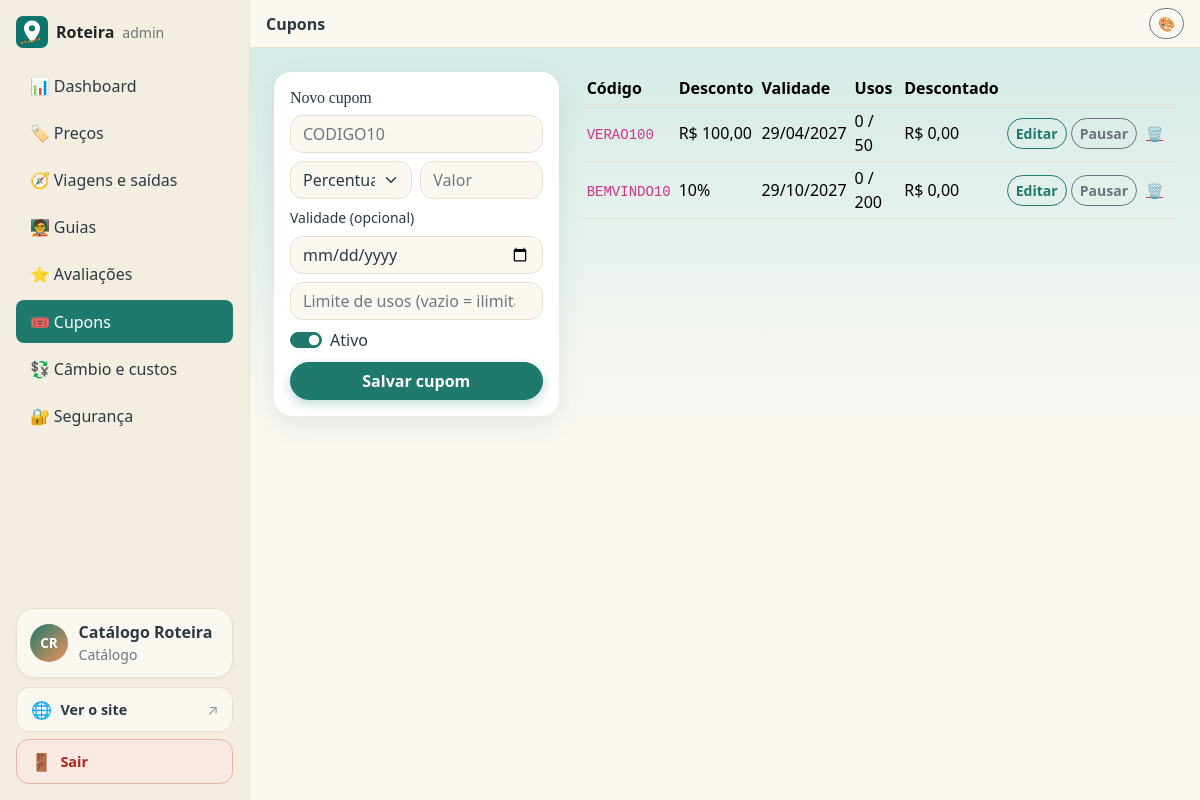
The app's page /admin/cupons.php (signed in) with its own data.
### tables this page shows
CREATE TABLE cupons (
  id INT AUTO_INCREMENT PRIMARY KEY,
  codigo VARCHAR(30) NOT NULL UNIQUE,
  tipo VARCHAR(20) NOT NULL DEFAULT 'percentual',
  valor DECIMAL(10,2) NOT NULL,
  validade DATE NULL,
  usos_max INT NULL COMMENT 'nulo = ilimitado; conta reservas não canceladas',
  ativo TINYINT(1) NOT NULL DEFAULT 1,
  created_at TIMESTAMP DEFAULT CURRENT_TIMESTAMP,
  CONSTRAINT ck_cupom_valor CHECK (valor > 0),
  FOREIGN KEY (tipo) REFERENCES tipos_cupom(codigo)
);

### admin/cupons.php (the view, shortened to what this page needs)
<?php
require_once __DIR__ . '/../inc/admin.php';
$tipos = $conn->query('SELECT codigo,nome FROM tipos_cupom ORDER BY codigo')->fetchAll(PDO::FETCH_KEY_PAIR);
$ed = ['id' => 0, 'codigo' => '', 'tipo' => 'percentual', 'valor' => '', 'validade' => '', 'usos_max' => '', 'ativo' => 1];
$lista = $conn->query("SELECT c.*, (SELECT COUNT(*) FROM reservas r WHERE r.cupom_id=c.id AND r.status IN ('aguardando_pagamento','em_analise','confirmada')) AS usos, (SELECT COALESCE(SUM(r.desconto),0) FROM reservas r WHERE r.cupom_id=c.id AND r.status IN ('aguardando_pagamento','em_analise','confirmada')) AS total_desc FROM cupons c ORDER BY c.id DESC")->fetchAll();
?>
<div class="row g-4"><div class="col-lg-4"><div class="card card-body"><h2 class="h6"><?= $ed['id'] ? 'Editar cupom' : 'Novo cupom' ?></h2>
  <form method="post" class="vstack gap-2"><?= csrfCampo() ?><input type="hidden" name="acao" value="salvar"><input type="hidden" name="id" value="<?= (int)$ed['id'] ?>">
    <input class="form-control text-uppercase" name="codigo" value="<?= e($ed['codigo']) ?>" placeholder="CODIGO10" required maxlength="30">
    <div class="row g-2"><div class="col-6"><select class="form-select" name="tipo"><?php foreach ($tipos as $k => $v): ?><option value="<?= e($k) ?>" <?= $ed['tipo'] === $k ? 'selected' : '' ?>><?= e($v) ?></option><?php endforeach; ?></select></div>
      <div class="col-6"><input class="form-control" type="number" step="0.01" min="0.01" name="valor" value="<?= e($ed['valor']) ?>" placeholder="Valor" required></div></div>
    <label class="form-label small mb-0">Validade (opcional)</label><input class="form-control" type="date" name="validade" value="<?= e($ed['validade']) ?>">
    <input class="form-control" type="number" min="1" name="usos_max" value="<?= e($ed['usos_max']) ?>" placeholder="Limite de usos (vazio = ilimitado)">
    <div class="form-check form-switch"><input class="form-check-input" type="checkbox" role="switch" name="ativo" id="a" <?= $ed['ativo'] ? 'checked' : '' ?>><label class="form-check-label" for="a">Ativo</label></div>
    <button class="btn btn-primary">Salvar cupom</button><?php if ($ed['id']): ?><a class="btn btn-link" href="cupons.php">Novo</a><?php endif; ?></form></div></div>
  <div class="col-lg-8"><div class="table-responsive"><table class="table table-sm align-middle"><thead><tr><th>Código</th><th>Desconto</th><th>Validade</th><th>Usos</th><th>Descontado</th><th></th></tr></thead><tbody>
  <?php foreach ($lista as $c): ?><tr class="<?= $c['ativo'] ? '' : 'opacity-50' ?>"><td><code><?= e($c['codigo']) ?></code></td><td><?= $c['tipo'] === 'percentual' ? rtrim(rtrim(number_format($c['valor'], 2, ',', ''), '0'), ',') . '%' : brl($c['valor']) ?></td><td><?= $c['validade'] ? dataBr($c['validade']) : '—' ?></td><td><?= (int)$c['usos'] ?><?= $c['usos_max'] ? ' / ' . (int)$c['usos_max'] : '' ?></td><td><?= brl($c['total_desc']) ?></td>
    <td class="text-nowrap"><a class="btn btn-sm btn-outline-primary" href="?editar=<?= (int)$c['id'] ?>">Editar</a>
      <form method="post" class="d-inline"><?= csrfCampo() ?><input type="hidden" name="id" value="<?= (int)$c['id'] ?>"><button class="btn btn-sm btn-outline-secondary" name="acao" value="ativar"><?= $c['ativo'] ? 'Pausar' : 'Ativar' ?></button><button class="btn btn-sm btn-link text-danger" name="acao" value="excluir" onclick="return confirm('Excluir este cupom?')" aria-label="Excluir">🗑</button></form></td></tr><?php endforeach; ?></tbody></table></div></div></div>

### css/site.css (style rules this page uses)
:root { --brand:#0f766e; --brand-dark:#0b5d57; --accent:#f97316; --bs-link-color:#0f766e; --bs-link-hover-color:#0b5d57; }
.btn-primary { --bs-btn-bg:var(--brand); --bs-btn-border-color:var(--brand); --bs-btn-hover-bg:var(--brand-dark); --bs-btn-hover-border-color:var(--brand-dark); --bs-btn-active-bg:var(--brand-dark); --bs-btn-active-border-color:var(--brand-dark); --bs-btn-disabled-bg:var(--brand); --bs-btn-disabled-border-color:var(--brand); }
.btn-outline-primary { --bs-btn-color:var(--brand); --bs-btn-border-color:var(--brand); --bs-btn-hover-bg:var(--brand); --bs-btn-hover-border-color:var(--brand); --bs-btn-active-bg:var(--brand); }
input, select, textarea, .form-control, .form-select { font-size:16px; }
:root { --brand:#1f7a6d; --brand-dark:#165a50; --accent:#f0925b; --radius:1.1rem; --shadow:0 .6rem 1.6rem rgba(31,90,90,.10); }
[data-bs-theme=light] { --bs-body-bg:#fbf8f2; --bs-body-color:#2b3a42; --bs-tertiary-bg:#f4ede1; --bs-border-color:#e8dfd0; --bs-secondary-color:rgba(43,58,66,.68); --card-bg:#fff; --sky:#cfe9e6; }
body { background-color:var(--bs-body-bg); background-image:linear-gradient(180deg,var(--sky) 0,transparent 420px); background-repeat:no-repeat; }
h1,h2,h3,.titulo,.navbar-brand,.display-6 { font-family:Georgia,'Times New Roman',serif; letter-spacing:-.01em; }
.card { border:0; border-radius:var(--radius); background:var(--card-bg); --bs-card-bg:var(--card-bg); box-shadow:var(--shadow); }
.btn { border-radius:2rem; font-weight:600; }
.btn-primary, .btn-accent { box-shadow:0 .25rem .75rem color-mix(in srgb,var(--brand) 28%,transparent); }
.form-control, .form-select { border-radius:.8rem; }
.table > :not(caption) > * > * { background:transparent; }
.form-check-input:checked { background-color:var(--brand); border-color:var(--brand); }

### records on screen
cupons: tipo "Percentual (%)", ativo "☑", codigo "BEMVINDO10", valor "10", validade "29/10/2027", usos "0", usos_max "200", total_desc "R$ 0,00", shows "Pausar"
cupons: codigo "VERAO100", valor "R$ 100,00", validade "29/04/2027", usos "0", usos_max "50", total_desc "R$ 0,00", ativo "Pausar"

### other values on screen
SITE_NOME "Roteira"
$ico "📊"
$txt "Dashboard"
$ico "🏷️"
$txt "Preços"
$ico "🧭"
$txt "Viagens e saídas"
$ico "🧑‍🏫"
$txt "Guias"
$ico "⭐"
$txt "Avaliações"
$ico "🎟️"
$txt "Cupons"
$ico "💱"
$txt "Câmbio e custos"
